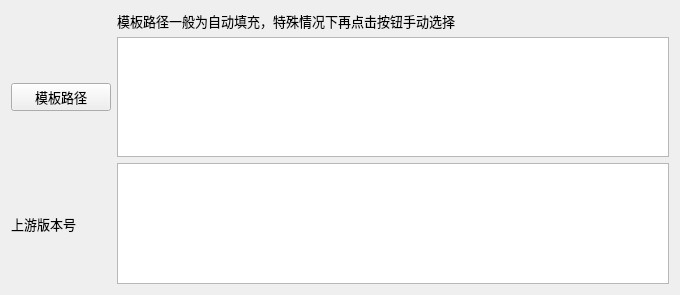
<?xml version="1.0" encoding="UTF-8"?>
<ui version="4.0">
 <class>Form</class>
 <widget class="QWidget" name="Form">
  <property name="geometry">
   <rect>
    <x>0</x>
    <y>0</y>
    <width>680</width>
    <height>295</height>
   </rect>
  </property>
  <property name="minimumSize">
   <size>
    <width>680</width>
    <height>295</height>
   </size>
  </property>
  <property name="maximumSize">
   <size>
    <width>16777215</width>
    <height>295</height>
   </size>
  </property>
  <property name="font">
   <font>
    <pointsize>10</pointsize>
   </font>
  </property>
  <property name="windowTitle">
   <string>Form</string>
  </property>
  <layout class="QGridLayout" name="gridLayout">
   <item row="1" column="1">
    <widget class="FileListWidget" name="listWidget_abc">
     <property name="font">
      <font>
       <family>Consolas</family>
       <pointsize>10</pointsize>
      </font>
     </property>
     <property name="selectionMode">
      <enum>QAbstractItemView::ExtendedSelection</enum>
     </property>
    </widget>
   </item>
   <item row="0" column="1">
    <widget class="QLabel" name="label">
     <property name="text">
      <string>模板路径一般为自动填充，特殊情况下再点击按钮手动选择</string>
     </property>
    </widget>
   </item>
   <item row="1" column="0">
    <widget class="QPushButton" name="pushButton_pick_abc">
     <property name="minimumSize">
      <size>
       <width>100</width>
       <height>25</height>
      </size>
     </property>
     <property name="text">
      <string>模板路径</string>
     </property>
    </widget>
   </item>
   <item row="2" column="0">
    <widget class="QLabel" name="label_2">
     <property name="text">
      <string>上游版本号</string>
     </property>
    </widget>
   </item>
   <item row="2" column="1">
    <widget class="QTextEdit" name="textEdit"/>
   </item>
  </layout>
 </widget>
 <customwidgets>
  <customwidget>
   <class>FileListWidget</class>
   <extends>QListWidget</extends>
   <header>.file_list_widget</header>
  </customwidget>
 </customwidgets>
 <resources/>
 <connections/>
</ui>
